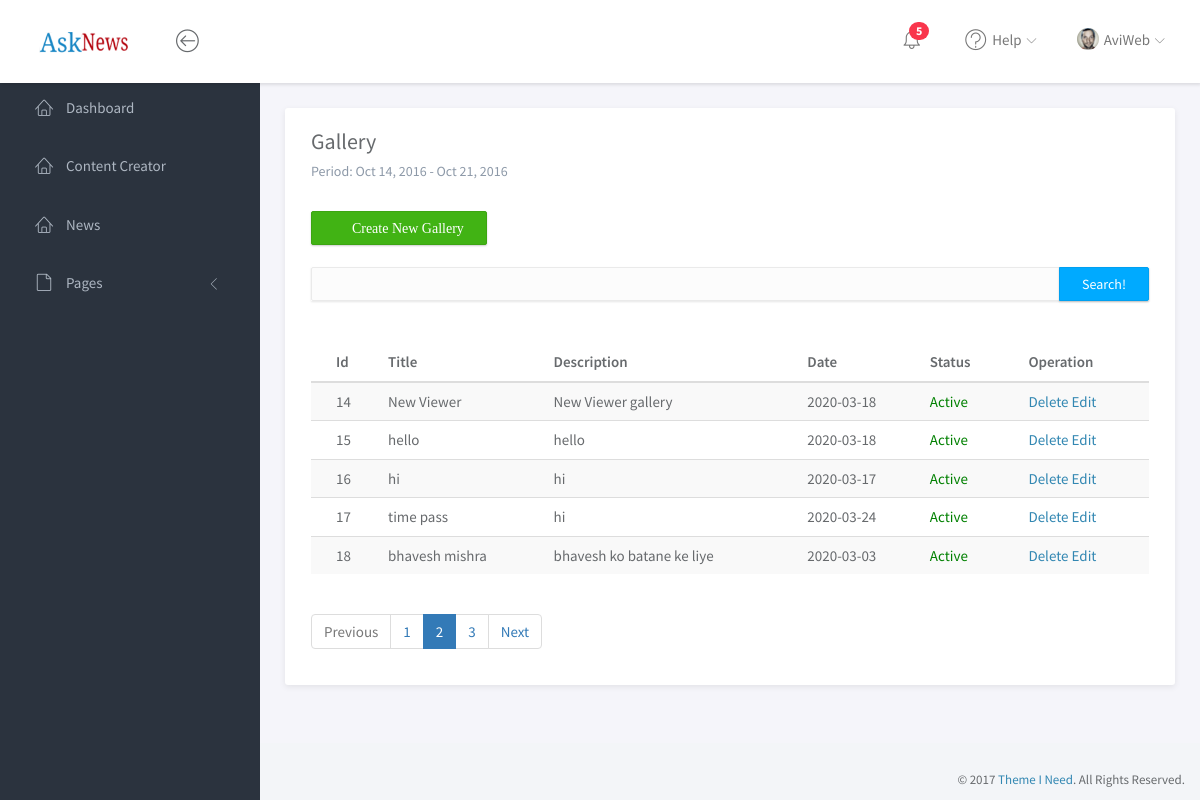
The app's page /Sub_Admin/gallery.php?page=2 (signed in), older data.
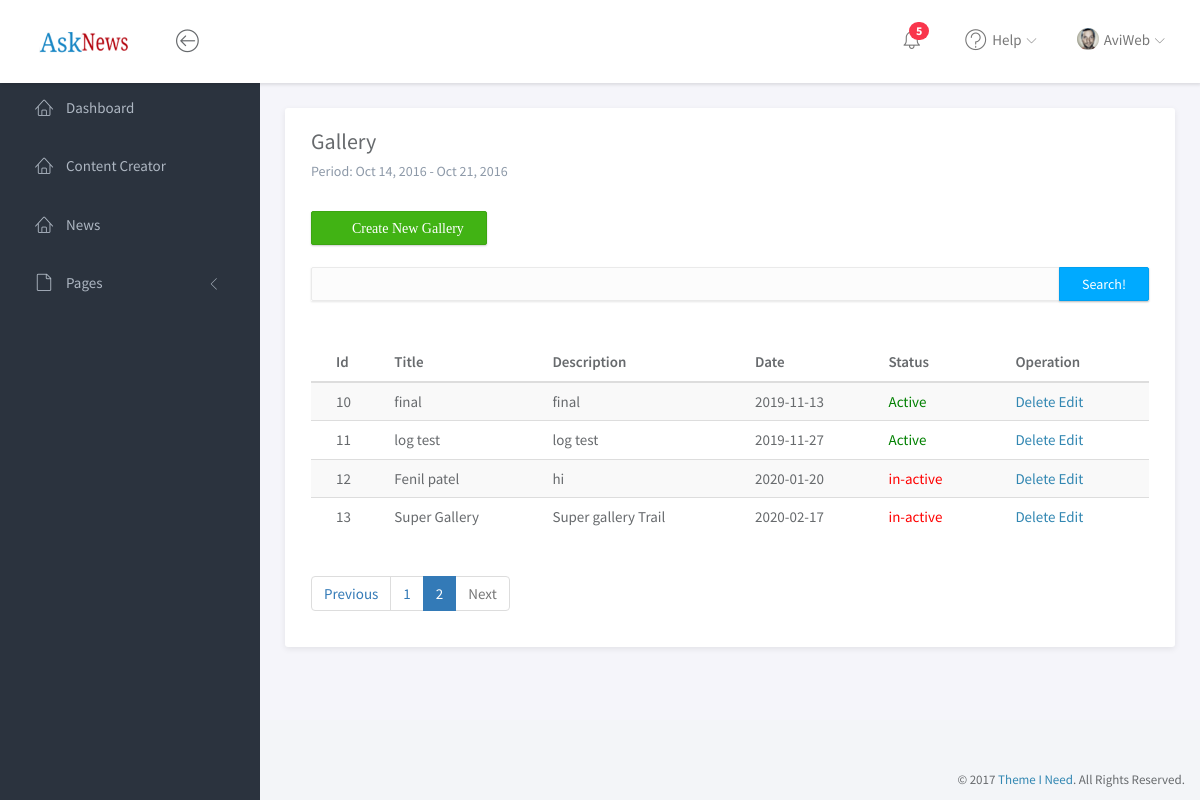
The same page, newer data.
### tables this page shows
CREATE TABLE `tbl_gallery` (
  `id` int(5) NOT NULL,
  `title` varchar(200) DEFAULT NULL,
  `url` varchar(200) DEFAULT NULL,
  `seo_title` varchar(200) DEFAULT NULL,
  `seo_desc` varchar(200) DEFAULT NULL,
  `location` varchar(50) DEFAULT NULL,
  `c_date` date NOT NULL,
  `date` timestamp NULL DEFAULT CURRENT_TIMESTAMP ON UPDATE CURRENT_TIMESTAMP,
  `status` tinyint(1) DEFAULT '1'
);

### Sub_Admin/engine/engine.php (called while the page is built, shortened)
<?php
@$page=$_GET["page"];
  if($page=="" || $page==1)
  {
      @$page1=0;
  }
  else
  {
      @$page1=($page*5)-5;
  }
  if($type=="news"){
    $select="SELECT * FROM `tbl_$type` limit $page1,5";
  }else{
  $select="SELECT * FROM `tbl_$type` limit $page1,5";
  }
$sql1=mysqli_query($con,"select * from tbl_$type");
@$total_rec=mysqli_num_rows($sql1);
$total_pages=ceil($total_rec/5);
  $sql="SELECT * FROM `tbl_module_user` WHERE `user_name`='$ses' ";
if(isset($_POST["m_'.$type.'"])){
  $sql=$select;
}else{
  $sql=$select;
}
if(isset($_POST['search'])){
	if($_POST['keyword']==NULL){
    $error="Please Enter Hint Like ID or Title or caption to search ";
    $sql=$select;
  }
else{
  $searchkey = $_POST['keyword'];
  if($type=="picture" || $type=="slideshow"){
    $sql="select * from tbl_$type where caption like '%$searchkey%' or id like '%$searchkey%' and deletion='1'";
    }
    if($type=="gallery" || $type=="categories"){
      $sql="select * from tbl_$type where title like '%$searchkey%' or id like '%$searchkey%' and deletion='1'";
      }
      if($type=="qna"){
        $sql="select * from tbl_$type where question like '%$searchkey%' or id like '%$searchkey%' and deletion='1'";
        }
        if($type=="feedbcak"){
          $sql="select * from tbl_$type where subject like '%$searchkey%' or message like '%$searchkey%' or id like '%$searchkey%' and deletion='1'";
          }
}
}else{
  $sql=$select;
  }
  $query=mysqli_query($con,$sql);
?>

### Sub_Admin/Manager/gallery/tbl.php (the view, shortened to what this page needs)
<form action="<?php echo $_SERVER['PHP_SELF'];?>" method="post">
<button type="submit" class="btn btn-success" name="create"><i class="fa fa-plus-square">&nbsp; Create New <?php echo ucfirst($type);?></i></button>
           <br><br>             <div class="input-group">
							<input class="form-control" type="text" name="keyword">
							<span class="input-group-btn"><button class="btn btn-primary" type="submit" name="search">Search!</button></span>
						</div>
				<br><br>
                		<table class="table table-striped">
										<thead>
											<tr>
											<th>Id</th>
											<th>Title</th>
											<th>Description</th>
											<th>Date</th>
											<th>Status</th>
											<th>Operation</th>
											</tr>
										</thead>
										<tbody>
										<?php
	  while($row=mysqli_fetch_array($query)):
	  ?>
											<tr>
											<td><?php echo $row['id']; ?></td>
											<td><?php echo $row['title']; ?></td>
											<td><?php echo $row['seo_desc']; ?></td>
											<td><?php echo $row['c_date']; ?></td>
											<td>
		<a href="?status=<?php echo $row['id']; ?>" style="color:<?php echo $row['status']?'green':'red'; ?>" onclick="return confirm('Are you sure to change the status of item?')">
		<?php echo $row['status']?'Active':'in-active'; ?></td>
        <td><a href="?del=<?php echo $row['id']; ?>" class="ico del" onclick="return confirm('Are you sure to delete this item?')">Delete</a>
        <a href="?edit=<?php echo $row['id']; ?>" class="ico edit">Edit</a></td>
											</tr>
											<?php
											endwhile;
											?>
										</tbody>
									</table>
                                    <div class="dataTables_paginate paging_simple_numbers" id="DataTables_Table_0_paginate">
                                    <ul class="pagination">
                                    <li class="paginate_button previous <?php if($page<$total_pages){ echo "disabled";} ?>" id="DataTables_Table_0_previous">
                                    <a href="?page=1" aria-controls="DataTables_Table_0" data-dt-idx="0" tabindex="0">Previous</a></li>
                                    <?php
                                    for($i=1;$i<=$total_pages;$i++)
                                    {
                                        ?>
                                        <li class="paginate_button <?php echo ($i==$_GET['page'])?'active':'';?>"><a href="?page=<?php echo $i;?>" aria-controls="DataTables_Table_0" data-dt-idx="1" tabindex="0"><?php echo $i;?></a></li>
                                    <?php }
                                    ?>
                                    <li class="paginate_button previous <?php if($page>=$total_pages){ echo "disabled";} ?>" id="DataTables_Table_0_previous">
                                    <a href="?page=<?php echo $total_pages;?>" aria-controls="DataTables_Table_0" data-dt-idx="0" tabindex="0">Next</a></li>
                                    </ul>
                                </div>
						</form>

Row changes from the older to the newer data that the page shows:
removed tbl_gallery: id "14", title "New Viewer", seo_desc "New Viewer gallery", c_date "2020-03-18", status "Active"
removed tbl_gallery: id "15", title "hello", seo_desc "hello", c_date "2020-03-18", status "Active"
removed tbl_gallery: id "16", title "hi", seo_desc "hi", c_date "2020-03-17", status "Active"
removed tbl_gallery: id "17", title "time pass", seo_desc "hi", c_date "2020-03-24", status "Active"
removed tbl_gallery: id "18", title "bhavesh mishra", seo_desc "bhavesh ko batane ke liye", c_date "2020-03-03", status "Active"
added tbl_gallery: id "10", title "final", seo_desc "final", c_date "2019-11-13", status "Active"
added tbl_gallery: id "11", title "log test", seo_desc "log test", c_date "2019-11-27", status "Active"
added tbl_gallery: id "12", title "Fenil patel", seo_desc "hi", c_date "2020-01-20", status "in-active"
added tbl_gallery: id "13", title "Super Gallery", seo_desc "Super gallery Trail", c_date "2020-02-17", shows "in-active"
Text that changed along with them:
list line gone: "3"
